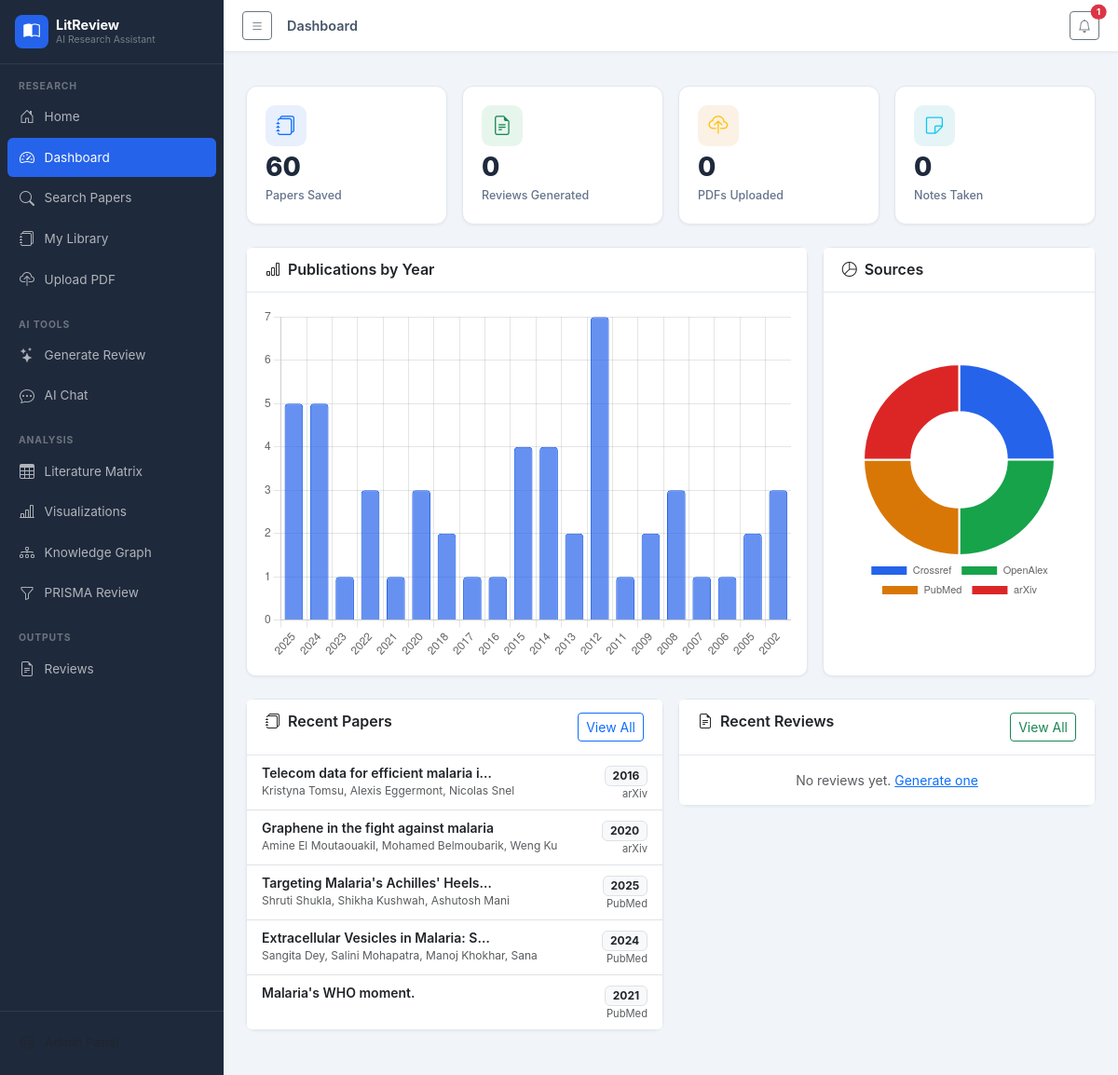
Page /dashboard on the earlier database version.
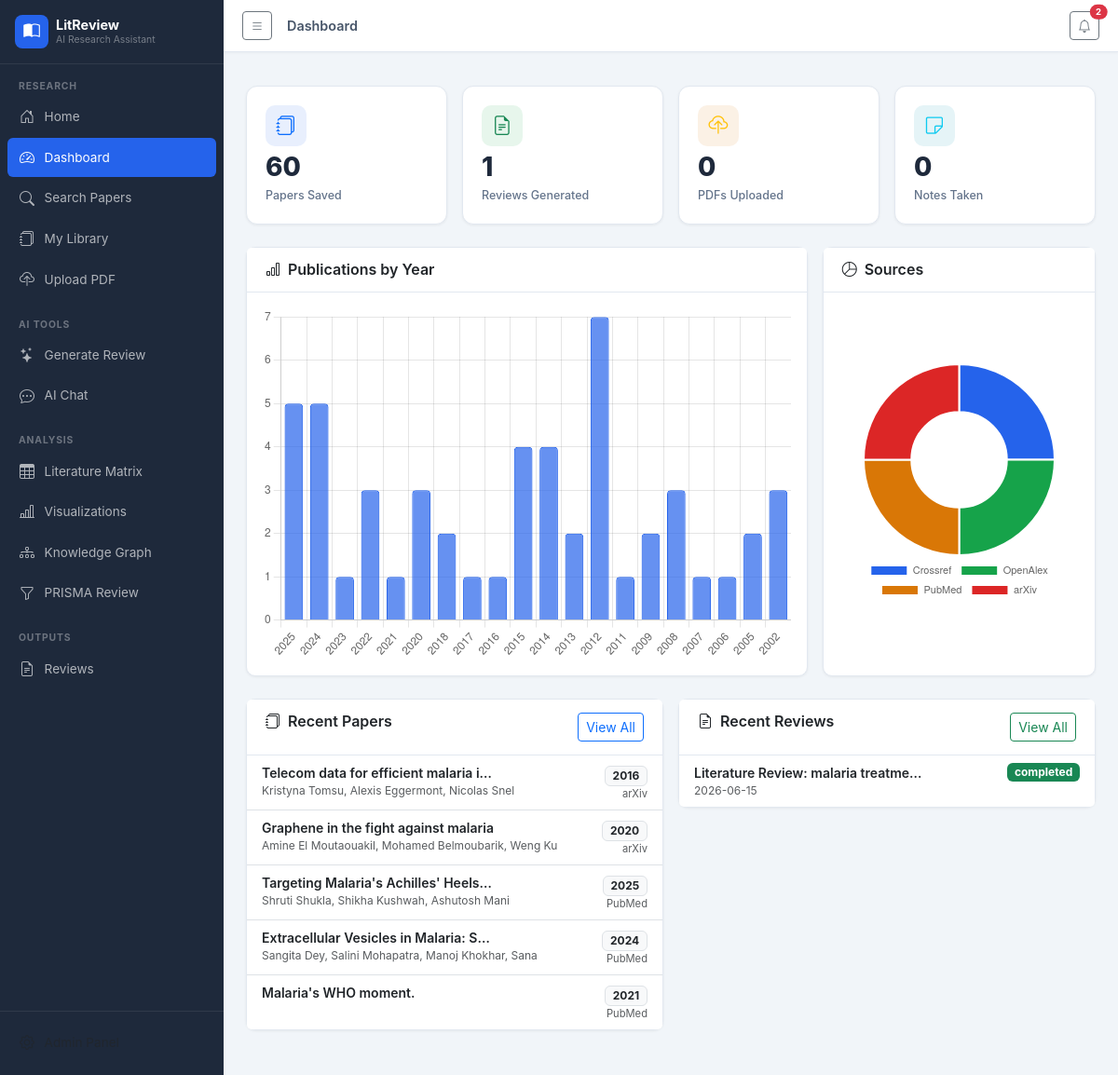
Same page on the later database version.
### tables this page shows
CREATE TABLE papers (
            id INTEGER PRIMARY KEY AUTOINCREMENT,
            title TEXT NOT NULL,
            authors TEXT,
            abstract TEXT,
            year INTEGER,
            doi TEXT,
            url TEXT,
            journal TEXT,
            citations_count INTEGER DEFAULT 0,
            source TEXT,
            keywords TEXT,
            full_text TEXT,
            created_at TIMESTAMP DEFAULT CURRENT_TIMESTAMP
        );

CREATE TABLE literature_reviews (
            id INTEGER PRIMARY KEY AUTOINCREMENT,
            title TEXT NOT NULL,
            topic TEXT,
            introduction TEXT,
            thematic_analysis TEXT,
            research_gaps TEXT,
            future_directions TEXT,
            conclusion TEXT,
            paper_ids TEXT,
            status TEXT DEFAULT 'draft',
            word_count INTEGER DEFAULT 0,
            created_at TIMESTAMP DEFAULT CURRENT_TIMESTAMP,
            updated_at TIMESTAMP DEFAULT CURRENT_TIMESTAMP
        );

### blueprints/main.py (the view)
@main_bp.route('/dashboard')
def dashboard():
    site = get_site_settings()
    db = get_db()
    stats = {
        'papers': db.execute('SELECT COUNT(*) as c FROM papers').fetchone()['c'],
        'reviews': db.execute('SELECT COUNT(*) as c FROM literature_reviews').fetchone()['c'],
        'uploads': db.execute('SELECT COUNT(*) as c FROM paper_files').fetchone()['c'],
        'notes': db.execute('SELECT COUNT(*) as c FROM paper_notes').fetchone()['c'],
    }
    recent_papers = db.execute('SELECT * FROM papers ORDER BY created_at DESC LIMIT 5').fetchall()
    recent_reviews = db.execute('SELECT * FROM literature_reviews ORDER BY created_at DESC LIMIT 5').fetchall()
    year_dist = db.execute('''SELECT year, COUNT(*) as count FROM papers
                               WHERE year IS NOT NULL GROUP BY year ORDER BY year DESC LIMIT 20''').fetchall()
    source_dist = db.execute('SELECT source, COUNT(*) as count FROM papers GROUP BY source').fetchall()
    db.close()
    return render_template('dashboard.html', site=site, stats=stats,
                           recent_papers=recent_papers, recent_reviews=recent_reviews,
                           year_dist=[dict(r) for r in year_dist],
                           source_dist=[dict(r) for r in source_dist],
                           notifications=get_notifications())

### blueprints/main.py (called while the page is built)
def get_site_settings():
    db = get_db()
    rows = db.execute('SELECT key, value FROM site_settings').fetchall()
    db.close()
    return {r['key']: r['value'] for r in rows}

def get_notifications():
    db = get_db()
    rows = db.execute('SELECT * FROM notifications WHERE is_read=0 ORDER BY created_at DESC LIMIT 10').fetchall()
    db.close()
    return [dict(r) for r in rows]

### models/__init__.py (called while the page is built)
def get_db():
    conn = sqlite3.connect(Config.DATABASE_PATH)
    conn.row_factory = sqlite3.Row
    return conn

### templates/dashboard.html (shortened to what the changed rows need)
{% extends "base.html" %}
{% block content %}
<div class="row g-3 mb-4">
  {% for label, val, icon, color in [('Papers Saved', stats.papers, 'journals', 'primary'), ('Reviews Generated', stats.reviews, 'file-earmark-text', 'success'), ('PDFs Uploaded', stats.uploads, 'cloud-upload', 'warning'), ('Notes Taken', stats.notes, 'sticky', 'info')] %}
  <div class="col-6 col-xl-3">
    <div class="stat-card">
      <div class="stat-icon bg-{{ color }}-soft"><i class="bi bi-{{ icon }} text-{{ color }}"></i></div>
      <div class="stat-value">{{ val }}</div>
      <div class="stat-label">{{ label }}</div>
    </div>
  </div>
  {% endfor %}
</div>
<div class="row g-3">
  <div class="col-md-6">
    <div class="card shadow-sm">
      <div class="list-group list-group-flush">
        {% for p in recent_papers %}
        <a href="/papers/{{ p.id }}" class="list-group-item list-group-item-action">
          <div class="d-flex justify-content-between align-items-start">
            <div class="flex-grow-1 me-2">
              <div class="small fw-semibold text-truncate" style="max-width:250px;">{{ p.title }}</div>
              <div class="text-muted" style="font-size:0.75rem;">{{ p.authors[:50] if p.authors else '' }}</div>
            </div>
            <div class="text-end">
              {% if p.year %}<span class="badge bg-light text-dark border">{{ p.year }}</span>{% endif %}
              <div class="text-muted" style="font-size:0.7rem;">{{ p.source }}</div>
            </div>
          </div>
        </a>
        {% else %}
        <div class="list-group-item text-muted small text-center py-3">No papers yet. <a href="/search">Search now</a></div>
        {% endfor %}
      </div>
    </div>
  </div>
  <div class="col-md-6">
    <div class="card shadow-sm">
      <div class="list-group list-group-flush">
        {% for r in recent_reviews %}
        <a href="/reviews/{{ r.id }}" class="list-group-item list-group-item-action">
          <div class="d-flex justify-content-between align-items-start">
            <div class="flex-grow-1 me-2">
              <div class="small fw-semibold text-truncate" style="max-width:250px;">{{ r.title }}</div>
              <div class="text-muted" style="font-size:0.75rem;">{{ r.created_at[:10] }}</div>
            </div>
            <span class="badge bg-{{ 'success' if r.status=='completed' else 'secondary' }}">{{ r.status }}</span>
          </div>
        </a>
        {% else %}
        <div class="list-group-item text-muted small text-center py-3">No reviews yet. <a href="/ai/generate-review">Generate one</a></div>
        {% endfor %}
      </div>
    </div>
  </div>
</div>
{% endblock %}
{% block scripts %}
<script>
const yearData = {{ year_dist | tojson }};
const sourceData = {{ source_dist | tojson }};
if (yearData.length > 0) {
  new Chart(document.getElementById('yearChart'), {
    type: 'bar',
    data: {
      labels: yearData.map(d => d.year),
      datasets: [{
        label: 'Papers',
        data: yearData.map(d => d.count),
        backgroundColor: 'rgba(37, 99, 235, 0.7)',
        borderColor: 'rgba(37, 99, 235, 1)',
        borderWidth: 1, borderRadius: 4
      }]
    },
    options: { responsive: true, plugins: { legend: { display: false } }, scales: { y: { beginAtZero: true, ticks: { stepSize: 1 } } } }
  });
} else {
  document.getElementById('yearChart').parentElement.innerHTML = '<p class="text-center text-muted py-4">Save papers to see year distribution</p>';
}
if (sourceData.length > 0) {
  const colors = ['#2563eb','#16a34a','#d97706','#dc2626','#7c3aed','#0891b2'];
  new Chart(document.getElementById('sourceChart'), {
    type: 'doughnut',
    data: {
      labels: sourceData.map(d => d.source),
      datasets: [{ data: sourceData.map(d => d.count), backgroundColor: colors, borderWidth: 2 }]
    },
    options: { responsive: true, plugins: { legend: { position: 'bottom', labels: { font: { size: 11 } } } } }
  });
} else {
  document.getElementById('sourceChart').parentElement.innerHTML = '<p class="text-center text-muted py-4">No source data yet</p>';
}
</script>
{% endblock %}

Differences in the rows shown:
added literature_reviews: title "Literature Review: malaria treatme…", created_at "2026-06-15", status "completed"
Other differences:
{{ g_notif_count }}: "1" → "2"
new list line: "1 Reviews Generated"
list line gone: "0 Reviews Generated"
text no longer shown: "No reviews yet. Generate one"
